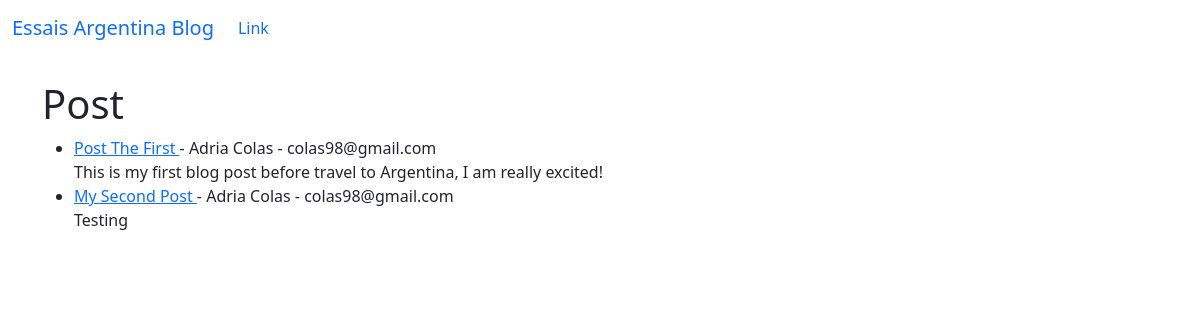
The page / on the database its author committed.
### theblog/models.py (models this page shows, shortened)
class Post(models.Model):
    title = models.CharField(max_length= 255)
    title_tag = models.CharField(max_length= 255, default = "Essais Argentina Blog")
    author = models.ForeignKey(User, on_delete = models.CASCADE)
    body = models.TextField()

### theblog/views.py (the view)
# urls.py: path('', HomeView.as_view(), name = "home"),
class HomeView(ListView):
    model = Post
    template_name = 'home.html'

### theblog/templates/home.html
{% extends 'base.html' %}
{% block content %}
<h1>Post</h1>
<ul>
{% for post in object_list %}
    <li><a href = "{% url 'article-detail' post.pk %}"> {{ post.title }} </a>
        - {{ post.author.first_name }}
        {{post.author.last_name}} - {{post.author.email}}<br/>
        {{ post.body }}</li>
{% endfor%}
</ul>
{% endblock %}

### theblog/templates/base.html (shortened to what this page needs)
<!doctype html>
<html lang="en">
  <head>
    <link href="https://cdn.jsdelivr.net/npm/bootstrap@5.0.2/dist/css/bootstrap.min.css" rel="stylesheet">
  </head>
  <body>
    <nav class="navbar navbar-expand-lg bg-body-tertiary">
  <div class="container-fluid">
    <a class="navbar-brand" href="{% url 'home' %}">Essais Argentina Blog</a>
    <div class="collapse navbar-collapse" id="navbarSupportedContent">
      <ul class="navbar-nav me-auto mb-2 mb-lg-0">
        <li class="nav-item">
          <a class="nav-link" href="#">Link</a>
        </li>
      </ul>
    </div>
  </div>
</nav>
    <br/>
    <div class = "container">
      {% block content %}
      {% endblock %}
    </div>
  </body>
</html>

### rows shown on the page
Post: title "Post The First", author.first_name "Adria", author.last_name "Colas", author.email "colas98@gmail.com", body "This is my first blog post before travel to Argentina, I am really excited!"
Post: title "My Second Post", author.first_name "Adria", author.last_name "Colas", author.email "colas98@gmail.com", body "Testing"
